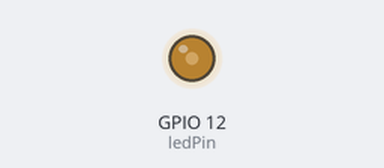
Simulated run of this sketch. Board: ESP32. On the bench: output pins drawn as LEDs (lit = HIGH).

Above: at 0.05 s.
At 27.25 s:
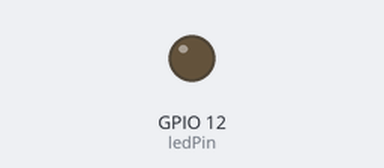
Timing chart, 0 to 35.4 s (numbered marks = the images above):
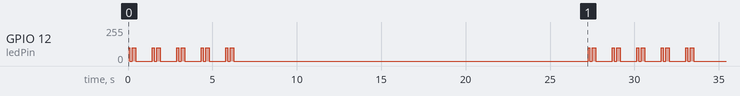

The sketch:

buzzertest.ino
```cpp
// the number of the LED pin
const int ledPin = 12;  // 16 corresponds to GPIO16

// setting PWM properties
const int freq = 2000;
const int ledChannel = 0;
const int resolution = 8;

int maximumRange = 50;
int minimumRange = 0;
int olcum = 0;

void setup(){
  // configure LED PWM functionalitites
  ledcSetup(ledChannel, freq, resolution);

  // attach the channel to the GPIO to be controlled
  ledcAttachPin(ledPin, ledChannel);
}

void loop(){
  // increase the LED brightness


  melodi();
  delay(20000);
 /*
   for(int dutyCycle = 0; dutyCycle <= 255; dutyCycle++){
    // changing the LED brightness with PWM


  }*/

/*
  // decrease the LED brightness
  for(int dutyCycle = 255; dutyCycle >= 0; dutyCycle-=20){
    // changing the LED brightness with PWM
    ledcWrite(ledChannel, dutyCycle);
    delay(15);
  }
  */
}
int melodi(){

    for (int i = 0; i<5; i++){
        ledcWrite(ledChannel, 100);
        delay(100);

        ledcWrite(ledChannel, 0);
        delay(150);


        ledcWrite(ledChannel, 100);
        delay(200);


        ledcWrite(ledChannel, 0);
        delay(1000);
    }


}
```
